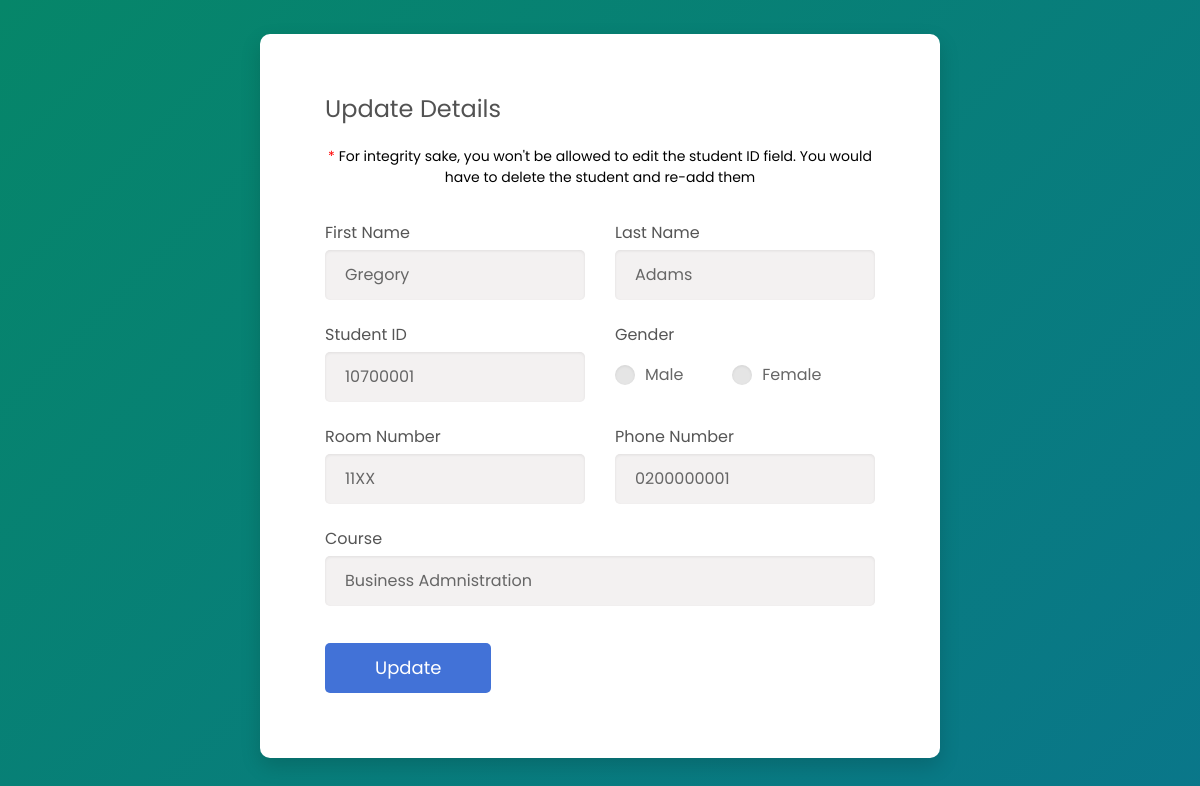
Screenshot of /update/2 (signed in) with the database file from the repository.
### app.py (models this page shows, shortened)
class HallManage(db.Model):
    id = db.Column(db.Integer, primary_key=True)
    firstname = db.Column(db.String(200), nullable=False)
    lastname = db.Column(db.String(200), nullable=False)
    student_name = db.Column(db.String(200), nullable=False)
    student_id = db.Column(db.Integer, unique=True, nullable=False)
    gender = db.Column(db.String(10), nullable=False)
    room_number = db.Column(db.String(20), nullable=False)
    phone_number = db.Column(db.String(20), nullable=False)
    course_name = db.Column(db.String(100), nullable=False)

### app.py (the view)
@app.route('/update/<int:id>', methods=['GET', 'POST'])
@login_required
def update(id):
    updateStudent = HallManage.query.get_or_404(id)
    activity = ActivityLog(
        assignee=session['user'],
        action="Updated a student",
        person_modified=updateStudent.student_name,
    )
    if request.method == 'POST':
        updateStudent.firstname = request.form['first_name'].title()
        updateStudent.lastname = request.form['last_name'].title()
        updateStudent.student_name = updateStudent.firstname + " " + updateStudent.lastname
        updateStudent.gender = request.form['gender']
        updateStudent.room_number = request.form['roomnumber']
        updateStudent.phone_number = request.form['phone']
        updateStudent.course_name = request.form['course'].title()
        try:
            db.session.add(activity)
            db.session.commit()  # Add new data to db
            return redirect(session['rule'])
        except:
            return "There was an issue updating"
    else:
        return render_template('Update_Student.html', updateStudent=updateStudent)

### app.py (called while the page is built)
@login_manager.user_loader
def load_user(user_id):
    return User.query.get(int(user_id))

### templates/Update_Student.html (shortened to what this page needs)
{% block head%}
<link rel="stylesheet" href="../static/css/UpdateStudent/main.css" />
{% endblock%} {% block body%}
<div class="page-wrapper bg-gra-02 p-t-130 p-b-100 font-poppins">
  <div class="wrapper wrapper--w680">
    <div class="card card-4">
      <div class="card-body">
        <h2 class="title">Update Details</h2>
        <div class="warning-div">
          <p class="warning">
            For integrity sake, you won't be allowed to edit the student ID
            field. You would have to delete the student and re-add them
          </p>
        </div>
        <form
          action="/update/{{updateStudent.id}}"
          method="POST"
          onsubmit="return ValidateForm(); "
        >
          <div class="row row-space">
            <div class="col-2">
              <div class="input-group">
                <label class="label">first name</label>
                <input
                  class="input--style-4"
                  type="text"
                  name="first_name"
                  required
                  value="{{updateStudent.firstname}}"
                />
              </div>
            </div>
            <div class="col-2">
              <div class="input-group">
                <label class="label">last name</label>
                <input
                  class="input--style-4"
                  type="text"
                  name="last_name"
                  required
                  value="{{updateStudent.lastname}}"
                />
              </div>
            </div>
          </div>
          <div class="row row-space">
            <div class="col-2">
              <div class="input-group">
                <label class="label">Student ID</label>
                <div class="input-group-icon">
                  <input
                    class="input--style-4 js-datepicker"
                    type="text"
                    name="studentID"
                    maxlength="8 "
                    minlength="8"
                    onkeypress="allowNumbersOnly(event)"
                    value="{{updateStudent.student_id}}"
                    disabled
                  />
                </div>
              </div>
            </div>
            <div class="col-2">
              <div class="input-group">
                <label class="label">Gender</label>
                <div class="p-t-10">
                  <label class="radio-container m-r-45"
                    >Male
                    <span class="checkmark"></span>
                  </label>
                  <label class="radio-container"
                    >Female
                    <span class="checkmark"></span>
                  </label>
                </div>
              </div>
            </div>
          </div>
          <div class="row row-space">
            <div class="col-2">
              <div class="input-group">
                <label class="label">Room Number</label>
                <input
                  class="input--style-4"
                  type="text"
                  name="roomnumber"
                  value="{{updateStudent.room_number}}"
                />
              </div>
            </div>
            <div class="col-2">
              <div class="input-group">
                <label class="label">Phone Number</label>
                <input
                  class="input--style-4"
                  type="text"
                  name="phone"
                  maxlength="10"
                  minlength="10"
                  onkeypress="allowNumbersOnly(event)"
                  value="{{updateStudent.phone_number}}"
                />
              </div>
            </div>
          </div>
          <div class="input-group">
            <label class="label">Course</label>
            <div class="rs-select2 js-select-simple select--no-search">
              <input
                class="input--style-4"
                type="text"
                name="course"
                value="{{updateStudent.course_name}}"
              />
            </div>
          </div>
          <div class="p-t-15">
            <button
              class="btn btn--radius-2 btn--blue"
              type="submit"
              id="submitbutton"
            >
              Update
            </button>
          </div>
        </form>
      </div>
    </div>
  </div>
</div>
{% endblock%}

### static/css/UpdateStudent/main.css (style rules this page uses)
.font-poppins { font-family: "Poppins", "Arial", "Helvetica Neue", sans-serif; }
.row { display: -webkit-box; display: -webkit-flex; display: -moz-box; display: -ms-flexbox; display: flex; -webkit-flex-wrap: wrap; -ms-flex-wrap: wrap; flex-wrap: wrap; }
.row-space { -webkit-box-pack: justify; -webkit-justify-content: space-between; -moz-box-pack: justify; -ms-flex-pack: justify; justify-content: space-between; }
.col-2 { width: -webkit-calc((100% - 30px) / 2); width: -moz-calc((100% - 30px) / 2); width: calc((100% - 30px) / 2); }
* { padding: 0; margin: 0; }
*, *:before, *:after { -webkit-box-sizing: inherit; -moz-box-sizing: inherit; box-sizing: inherit; }
body, h1, h2, h3, h4, h5, h6, blockquote, p, pre, dl, dd, ol, ul, figure, hr, fieldset, legend { margin: 0; padding: 0; }
button { outline: none; background: none; border: none; }
h1, h2, h3, h4, h5, h6 { font-weight: 400; }
h2 { font-size: 30px; }
.p-t-130 { padding-top: 10px; }
.p-t-15 { padding-top: 15px; }
.p-t-10 { padding-top: 10px; }
.p-b-100 { padding-bottom: 100px; }
.m-r-45 { margin-right: 45px; }
.wrapper { margin: 0 auto; }
.wrapper--w680 { max-width: 680px; }
.btn { display: inline-block; line-height: 50px; padding: 0 50px; -webkit-transition: all 0.4s ease; -o-transition: all 0.4s ease; -moz-transition: all 0.4s ease; transition: all 0.4s ease; cursor: pointer; font-size: 18px; color: #fff; font-family: "Poppins", "Arial", "Helvetica Neue", sans-serif; }
.btn--radius-2 { -webkit-border-radius: 5px; -moz-border-radius: 5px; border-radius: 5px; }
.btn--blue { background: #4272d7; }
input { outline: none; margin: 0; border: none; -webkit-box-shadow: none; -moz-box-shadow: none; box-shadow: none; width: 100%; font-size: 14px; font-family: inherit; }
.input--style-4 { line-height: 50px; background: #f3f1f1; -webkit-box-shadow: inset 0px 1px 3px 0px rgba(0, 0, 0, 0.08); -moz-box-shadow: inset 0px 1px 3px 0px rgba(0, 0, 0, 0.08); box-shadow: inset 0px 1px 3px 0px rgba(0, 0, 0, 0.08); -webkit-border-radius: 5px; -moz-border-radius: 5px; border-radius: 5px; padding: 0 20px; font-size: 16px; color: #666; -webkit-transition: all 0.4s ease; -o-transition: all 0.4s ease; -moz-transition: all 0.4s ease; transition: all 0.4s ease; }
.label { font-size: 16px; color: #555; text-transform: capitalize; display: block; margin-bottom: 5px; }
.radio-container { display: inline-block; position: relative; padding-left: 30px; cursor: pointer; font-size: 16px; color: #666; -webkit-user-select: none; -moz-user-select: none; -ms-user-select: none; user-select: none; }
.radio-container .checkmark:after { top: 50%; left: 50%; -webkit-transform: translate(-50%, -50%); -moz-transform: translate(-50%, -50%); -ms-transform: translate(-50%, -50%); -o-transform: translate(-50%, -50%); transform: translate(-50%, -50%); width: 12px; height: 12px; -webkit-border-radius: 50%; -moz-border-radius: 50%; border-radius: 50%; background: #57b846; }
.checkmark { position: absolute; top: 50%; -webkit-transform: translateY(-50%); -moz-transform: translateY(-50%); -ms-transform: translateY(-50%); -o-transform: translateY(-50%); transform: translateY(-50%); left: 0; height: 20px; width: 20px; background-color: #e5e5e5; -webkit-border-radius: 50%; -moz-border-radius: 50%; border-radius: 50%; -webkit-box-shadow: inset 0px 1px 3px 0px rgba(0, 0, 0, 0.08); -moz-box-shadow: inset 0px 1px 3px 0px rgba(0, 0, 0, 0.08); box-shadow: inset 0px 1px 3px 0px rgba(0, 0, 0, 0.08); }
.checkmark:after { content: ""; position: absolute; display: none; }
.input-group { position: relative; margin-bottom: 22px; }
.input-group-icon { position: relative; }
.title { font-size: 24px; color: #525252; font-weight: 400; margin-bottom: 40px; }
.card { -webkit-border-radius: 3px; -moz-border-radius: 3px; border-radius: 3px; background: #fff; }
.card-4 { background: #fff; -webkit-border-radius: 10px; -moz-border-radius: 10px; border-radius: 10px; -webkit-box-shadow: 0px 8px 20px 0px rgba(0, 0, 0, 0.15); -moz-box-shadow: 0px 8px 20px 0px rgba(0, 0, 0, 0.15); box-shadow: 0px 8px 20px 0px rgba(0, 0, 0, 0.15); margin-top: 1.5rem; }
.card-4 .card-body { padding: 57px 65px; padding-bottom: 65px; }
.title { width: 100%; margin-bottom: 20px; }
.warning-div { width: 100%; margin-bottom: 2rem; }
.warning { text-align: center; }
.warning::before { content: "*"; color: red; }

### rows the page displays
HallManage: first_name "Gregory", last_name "Adams", studentID "10700001", roomnumber "11XX", phone "0200000001", course "Business Admnistration"
